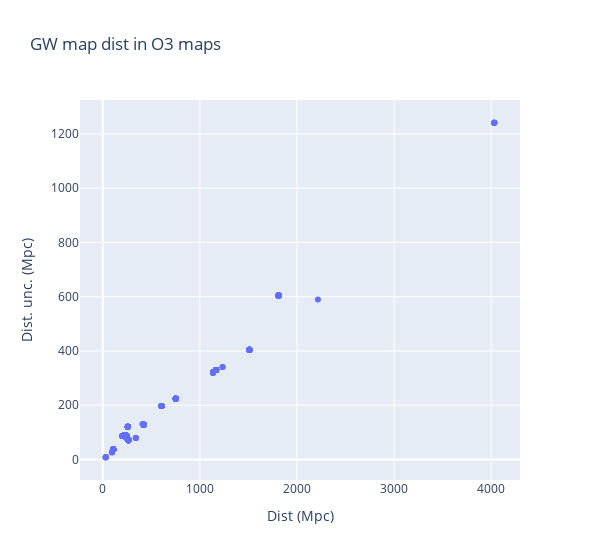

Notebook source saved alongside this figure:
### Code cell
fig = go.Figure()

fig.add_trace(go.Scatter(x=all_data["map_dist"], y=all_data["map_dist_unc"], mode="markers"))
fig.update_layout({"width": 600,
                   "title": "GW map dist in O3 maps",
                   "xaxis_title": "Dist (Mpc)",
                   "yaxis_title": "Dist. unc. (Mpc)"})
fig.show()

print(len(all_data))

### Figure 1 — Plotly figure (JSON) as saved in the notebook; plotly's stock layout.template omitted (floating-point values rounded to 4 significant figures; data arrays with more than 128 entries replaced by an {"elided": "..."} marker saying what was removed)
{"data": [{"mode": "markers", "type": "scatter", "x": {"elided": "760 float values"}, "y": {"elided": "760 float values"}}], "layout": {"title": {"text": "GW map dist in O3 maps"}, "width": 600, "xaxis": {"title": {"text": "Dist (Mpc)"}}, "yaxis": {"title": {"text": "Dist. unc. (Mpc)"}}}}
